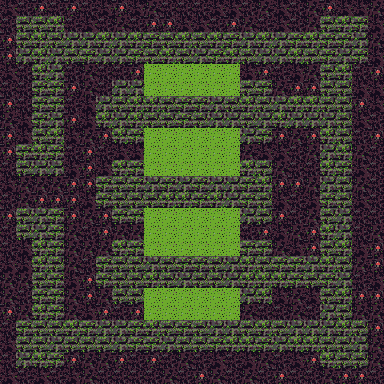

Tiled map render using the project's own tile images. Description and the whole map definition, tile-layer contents included, below:
An orthogonal 24x24 tile map with 16x16 px tiles, 1 tile layer (tile) and 41 objects.

<map version="1.0" tiledversion="1.1.2" orientation="orthogonal" renderorder="right-down" width="24" height="24" tilewidth="16" tileheight="16" infinite="0" nextobjectid="73">
 <tileset firstgid="1" source="tileset.tsx" />
 <layer name="tile" width="24" height="24">
  <data encoding="csv">
24,25,22,25,22,25,24,22,24,23,25,25,25,24,24,25,23,24,25,23,22,24,24,23,
25,19,19,21,25,24,25,23,25,22,22,24,24,25,22,23,25,24,25,23,19,21,20,24,
22,19,21,19,18,18,21,18,21,20,19,21,19,21,20,18,21,18,20,21,20,20,18,23,
22,18,21,18,19,20,18,18,20,19,21,19,18,20,21,19,18,18,21,19,20,18,20,24,
24,25,21,18,25,23,25,25,22,16,16,16,16,16,16,24,22,25,24,23,19,21,25,22,
25,25,20,20,22,23,25,18,18,16,16,16,16,16,16,19,20,23,22,22,19,19,24,24,
22,25,20,20,25,24,18,19,21,21,19,20,20,18,19,21,19,18,21,21,19,19,22,24,
23,24,20,18,22,24,21,18,21,19,19,20,19,18,18,19,18,21,18,18,18,19,24,25,
22,24,19,21,24,23,22,21,20,16,16,16,16,16,16,18,20,22,23,22,21,19,25,22,
22,20,21,20,25,22,25,24,24,16,16,16,16,16,16,23,24,24,25,23,18,21,23,25,
25,19,18,18,24,22,24,21,20,16,16,16,16,16,16,21,19,23,25,25,21,20,24,25,
24,23,23,23,22,22,20,19,20,18,20,18,20,18,18,20,21,22,22,23,18,19,23,25,
25,23,22,22,22,24,20,19,19,19,21,21,20,21,18,20,19,24,25,24,20,19,24,25,
22,19,18,20,22,23,22,20,20,16,16,16,16,16,16,18,19,22,25,23,19,18,25,25,
25,19,18,20,23,25,22,23,23,16,16,16,16,16,16,25,22,24,23,22,21,18,25,23,
25,24,21,20,23,23,23,21,20,16,16,16,16,16,16,20,20,23,24,22,19,21,24,22,
24,24,21,19,23,25,20,19,19,18,19,20,20,19,18,21,19,20,20,18,21,19,23,22,
23,23,19,20,24,22,20,19,19,21,19,18,19,19,18,21,21,21,20,19,20,18,25,24,
23,25,20,20,23,22,23,19,19,16,16,16,16,16,16,18,21,24,23,24,19,21,22,22,
22,23,21,20,23,24,22,25,22,16,16,16,16,16,16,23,25,25,23,25,18,19,23,23,
25,20,19,19,21,20,18,18,20,21,19,20,19,18,18,19,21,19,18,18,18,21,19,22,
24,19,19,18,19,19,19,18,20,20,18,19,19,20,21,21,20,18,21,21,19,19,18,23,
25,18,21,20,22,23,23,22,25,22,25,23,25,24,25,24,23,25,24,22,21,19,19,23,
24,25,24,25,24,23,25,25,25,25,23,25,22,23,25,23,25,22,25,25,23,22,22,25
</data>
 </layer>
 <objectgroup name="furniture">
  <object id="31" gid="10" x="32" y="192" width="16" height="16" />
  <object id="32" gid="10" x="32" y="208" width="16" height="16" />
  <object id="33" gid="10" x="112" y="160" width="16" height="16" />
  <object id="34" gid="10" x="112" y="80" width="16" height="16" />
  <object id="35" gid="10" x="112" y="240" width="16" height="16" />
  <object id="36" gid="10" x="112" y="320" width="16" height="16" />
  <object id="37" gid="12" x="256" y="160" width="16" height="16" />
  <object id="38" gid="12" x="256" y="240" width="16" height="16" />
  <object id="39" gid="10" x="256" y="320" width="16" height="16" />
  <object id="40" gid="10" x="256" y="80" width="16" height="16" />
  <object id="41" gid="49" x="304" y="96" width="16" height="16">
   <properties>
    <property name="activationtarget" value="[[16,9]]" />
   </properties>
  </object>
  <object id="42" gid="49" x="304" y="304" width="16" height="16">
   <properties>
    <property name="activationtarget" value="[[16,14]]" />
   </properties>
  </object>
  <object id="43" gid="68" x="272" y="208" width="16" height="16" />
  <object id="44" gid="69" x="272" y="144" width="16" height="16">
   <properties>
    <property name="description" value="There is traces of some slimy liquid inside the vase." />
   </properties>
  </object>
  <object id="45" gid="69" x="288" y="144" width="16" height="16">
   <properties>
    <property name="description" value="There is traces of some slimy liquid inside the vase." />
   </properties>
  </object>
  <object id="46" gid="69" x="304" y="144" width="16" height="16">
   <properties>
    <property name="description" value="There is traces of some slimy liquid inside the vase." />
   </properties>
  </object>
  <object id="47" gid="69" x="272" y="256" width="16" height="16">
   <properties>
    <property name="description" value="There is traces of some slimy liquid inside the vase." />
   </properties>
  </object>
  <object id="48" gid="69" x="288" y="256" width="16" height="16">
   <properties>
    <property name="description" value="There is traces of some slimy liquid inside the vase." />
   </properties>
  </object>
  <object id="49" gid="69" x="304" y="256" width="16" height="16">
   <properties>
    <property name="description" value="There is traces of some slimy liquid inside the vase." />
   </properties>
  </object>
  <object id="50" gid="69" x="304" y="320" width="16" height="16">
   <properties>
    <property name="description" value="There is traces of some slimy liquid inside the vase." />
   </properties>
  </object>
  <object id="51" gid="69" x="288" y="96" width="16" height="16">
   <properties>
    <property name="description" value="There is traces of some slimy liquid inside the vase." />
   </properties>
  </object>
  <object id="52" gid="69" x="272" y="96" width="16" height="16">
   <properties>
    <property name="description" value="There is traces of some slimy liquid inside the vase." />
   </properties>
  </object>
  <object id="53" gid="69" x="304" y="176" width="16" height="16">
   <properties>
    <property name="description" value="There is traces of some slimy liquid inside the vase." />
   </properties>
  </object>
  <object id="54" gid="69" x="304" y="224" width="16" height="16">
   <properties>
    <property name="description" value="There is traces of some slimy liquid inside the vase." />
   </properties>
  </object>
  <object id="55" gid="52" x="64" y="80" width="16" height="16" />
  <object id="56" gid="52" x="64" y="320" width="16" height="16" />
  <object id="57" gid="52" x="64" y="240" width="16" height="16" />
  <object id="58" gid="52" x="64" y="160" width="16" height="16" />
  <object id="60" gid="72" x="304" y="192" width="16" height="16">
   <properties>
    <property name="description" value="Alchemy formulas and calculations. You recognize the name Lina Grimwin, she was your aunt. You remember that she liked to dapple with alchemy and was somewhat successful in that area." />
   </properties>
  </object>
  <object id="61" gid="72" x="304" y="208" width="16" height="16">
   <properties>
    <property name="description" value="Alchemy formulas and calculations. You recognize the name Lina Grimwin, she was your aunt. You remember that she liked to dapple with alchemy and was somewhat successful in that area." />
   </properties>
  </object>
 </objectgroup>
 <objectgroup name="item">
  <object id="63" gid="222" x="272" y="208" width="16" height="16" />
  <object id="64" gid="212" x="304" y="192" width="16" height="16" />
  <object id="65" gid="212" x="272" y="304" width="16" height="16" />
 </objectgroup>
 <objectgroup name="creature">
  <object id="66" gid="252" x="208" y="80" width="16" height="16" />
  <object id="67" gid="252" x="192" y="160" width="16" height="16" />
  <object id="68" gid="252" x="208" y="144" width="16" height="16" />
  <object id="69" gid="252" x="288" y="304" width="16" height="16" />
  <object id="70" gid="252" x="288" y="80" width="16" height="16" />
  <object id="71" gid="252" x="272" y="176" width="16" height="16" />
  <object id="72" gid="252" x="288" y="224" width="16" height="16" />
 </objectgroup>
 <objectgroup name="description">
  <object id="62" x="64" y="176" width="16" height="32">
   <properties>
    <property name="text" value="You sense something corrosive and foul, about this place." />
   </properties>
  </object>
 </objectgroup>
</map>
